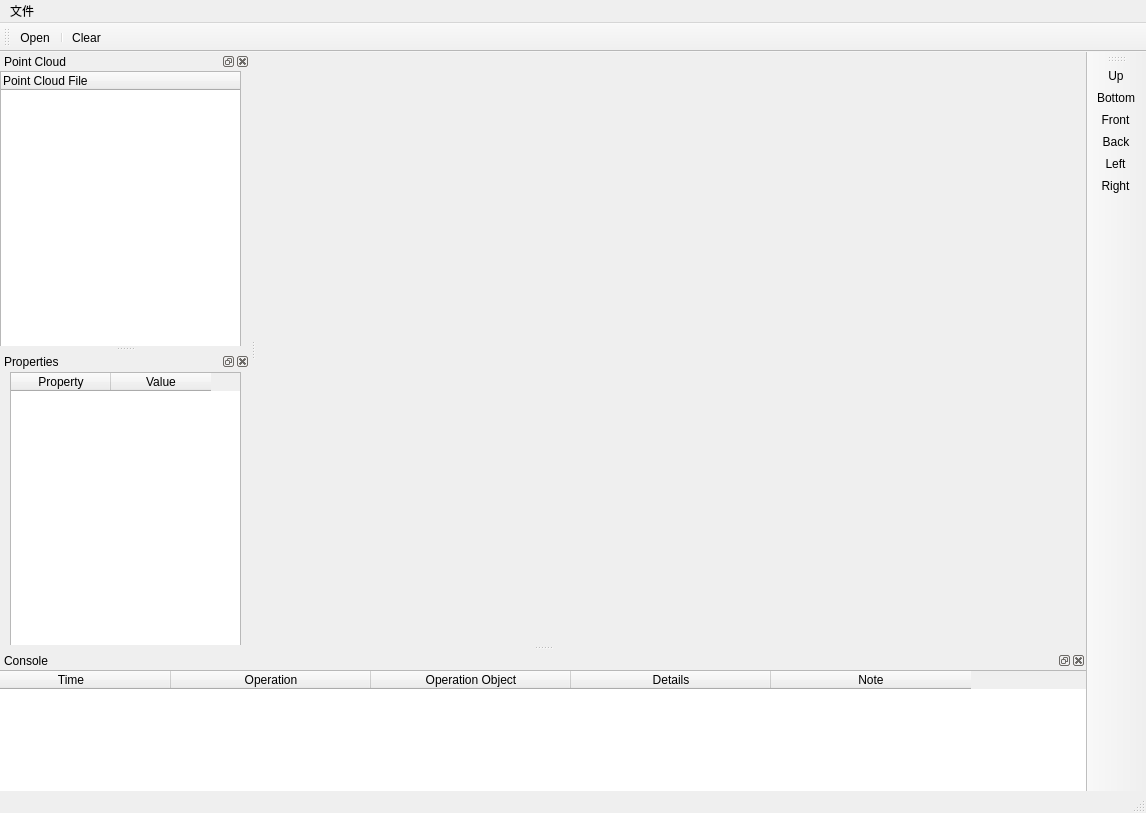
<?xml version="1.0" encoding="UTF-8"?>
<ui version="4.0">
 <class>MainWindow</class>
 <widget class="QMainWindow" name="MainWindow">
  <property name="geometry">
   <rect>
    <x>0</x>
    <y>0</y>
    <width>1146</width>
    <height>813</height>
   </rect>
  </property>
  <property name="windowTitle">
   <string>PCViewer</string>
  </property>
  <widget class="QWidget" name="centralWidget">
   <widget class="QVTKWidget" name="qvtkWidget">
    <property name="geometry">
     <rect>
      <x>0</x>
      <y>0</y>
      <width>1001</width>
      <height>651</height>
     </rect>
    </property>
   </widget>
  </widget>
  <widget class="QMenuBar" name="menuBar">
   <property name="geometry">
    <rect>
     <x>0</x>
     <y>0</y>
     <width>1146</width>
     <height>26</height>
    </rect>
   </property>
   <widget class="QMenu" name="menu">
    <property name="title">
     <string>文件</string>
    </property>
    <addaction name="actionOpen"/>
   </widget>
   <addaction name="menu"/>
  </widget>
  <widget class="QStatusBar" name="statusBar"/>
  <widget class="QToolBar" name="toolBar">
   <property name="windowTitle">
    <string>toolBar</string>
   </property>
   <attribute name="toolBarArea">
    <enum>TopToolBarArea</enum>
   </attribute>
   <attribute name="toolBarBreak">
    <bool>false</bool>
   </attribute>
   <addaction name="actionOpen"/>
   <addaction name="separator"/>
   <addaction name="actionClear"/>
  </widget>
  <widget class="QToolBar" name="toolBar_2">
   <property name="windowTitle">
    <string>toolBar_2</string>
   </property>
   <attribute name="toolBarArea">
    <enum>RightToolBarArea</enum>
   </attribute>
   <attribute name="toolBarBreak">
    <bool>false</bool>
   </attribute>
   <addaction name="actionUp"/>
   <addaction name="actionBottom"/>
   <addaction name="actionFront"/>
   <addaction name="actionBack"/>
   <addaction name="actionLeft"/>
   <addaction name="actionRight"/>
  </widget>
  <widget class="QDockWidget" name="dataDock">
   <property name="minimumSize">
    <size>
     <width>250</width>
     <height>235</height>
    </size>
   </property>
   <property name="windowTitle">
    <string>Point Cloud</string>
   </property>
   <attribute name="dockWidgetArea">
    <number>1</number>
   </attribute>
   <widget class="QWidget" name="dockWidgetContents">
    <widget class="QTreeWidget" name="dataTree">
     <property name="geometry">
      <rect>
       <x>0</x>
       <y>0</y>
       <width>241</width>
       <height>301</height>
      </rect>
     </property>
     <property name="minimumSize">
      <size>
       <width>0</width>
       <height>180</height>
      </size>
     </property>
     <column>
      <property name="text">
       <string notr="true">Point Cloud File</string>
      </property>
     </column>
    </widget>
   </widget>
  </widget>
  <widget class="QDockWidget" name="propertyDock">
   <property name="minimumSize">
    <size>
     <width>250</width>
     <height>235</height>
    </size>
   </property>
   <property name="windowTitle">
    <string>Properties</string>
   </property>
   <attribute name="dockWidgetArea">
    <number>1</number>
   </attribute>
   <widget class="QWidget" name="dockWidgetContents_2">
    <widget class="QTableWidget" name="propertyTable">
     <property name="geometry">
      <rect>
       <x>10</x>
       <y>1</y>
       <width>231</width>
       <height>291</height>
      </rect>
     </property>
     <property name="minimumSize">
      <size>
       <width>0</width>
       <height>180</height>
      </size>
     </property>
     <column>
      <property name="text">
       <string>Property</string>
      </property>
     </column>
     <column>
      <property name="text">
       <string>Value</string>
      </property>
     </column>
    </widget>
   </widget>
  </widget>
  <widget class="QDockWidget" name="Consoledock">
   <property name="minimumSize">
    <size>
     <width>200</width>
     <height>140</height>
    </size>
   </property>
   <property name="windowTitle">
    <string>Console</string>
   </property>
   <attribute name="dockWidgetArea">
    <number>8</number>
   </attribute>
   <widget class="QWidget" name="dockWidgetContents_3">
    <widget class="QTableWidget" name="tableWidget">
     <property name="geometry">
      <rect>
       <x>-30</x>
       <y>0</y>
       <width>1131</width>
       <height>192</height>
      </rect>
     </property>
     <attribute name="horizontalHeaderDefaultSectionSize">
      <number>200</number>
     </attribute>
     <column>
      <property name="text">
       <string>Time</string>
      </property>
     </column>
     <column>
      <property name="text">
       <string>Operation</string>
      </property>
     </column>
     <column>
      <property name="text">
       <string>Operation Object</string>
      </property>
     </column>
     <column>
      <property name="text">
       <string>Details</string>
      </property>
     </column>
     <column>
      <property name="text">
       <string>Note</string>
      </property>
     </column>
    </widget>
   </widget>
  </widget>
  <action name="actionOpen">
   <property name="icon">
    <iconset resource="PCLView.qrc">
     <normaloff>:/PointCloudVision/image/add.png</normaloff>:/PointCloudVision/image/add.png</iconset>
   </property>
   <property name="text">
    <string>Open</string>
   </property>
   <property name="shortcut">
    <string>Ctrl+O</string>
   </property>
  </action>
  <action name="actionUp">
   <property name="icon">
    <iconset resource="PCLView.qrc">
     <normaloff>:/PointCloudVision/image/up.png</normaloff>:/PointCloudVision/image/up.png</iconset>
   </property>
   <property name="text">
    <string>Up</string>
   </property>
  </action>
  <action name="actionBottom">
   <property name="icon">
    <iconset resource="PCLView.qrc">
     <normaloff>:/PointCloudVision/image/bottom.png</normaloff>:/PointCloudVision/image/bottom.png</iconset>
   </property>
   <property name="text">
    <string>Bottom</string>
   </property>
  </action>
  <action name="actionFront">
   <property name="icon">
    <iconset resource="PCLView.qrc">
     <normaloff>:/PointCloudVision/image/front.png</normaloff>:/PointCloudVision/image/front.png</iconset>
   </property>
   <property name="text">
    <string>Front</string>
   </property>
  </action>
  <action name="actionBack">
   <property name="icon">
    <iconset resource="PCLView.qrc">
     <normaloff>:/PointCloudVision/image/back.png</normaloff>:/PointCloudVision/image/back.png</iconset>
   </property>
   <property name="text">
    <string>Back</string>
   </property>
  </action>
  <action name="actionLeft">
   <property name="icon">
    <iconset resource="PCLView.qrc">
     <normaloff>:/PointCloudVision/image/left.png</normaloff>:/PointCloudVision/image/left.png</iconset>
   </property>
   <property name="text">
    <string>Left</string>
   </property>
  </action>
  <action name="actionRight">
   <property name="icon">
    <iconset resource="PCLView.qrc">
     <normaloff>:/PointCloudVision/image/right.png</normaloff>:/PointCloudVision/image/right.png</iconset>
   </property>
   <property name="text">
    <string>Right</string>
   </property>
  </action>
  <action name="actionClear">
   <property name="checkable">
    <bool>false</bool>
   </property>
   <property name="icon">
    <iconset resource="PCLView.qrc">
     <normaloff>:/PointCloudVision/image/clear.png</normaloff>:/PointCloudVision/image/clear.png</iconset>
   </property>
   <property name="text">
    <string>Clear</string>
   </property>
  </action>
 </widget>
 <layoutdefault spacing="6" margin="11"/>
 <customwidgets>
  <customwidget>
   <class>QVTKWidget</class>
   <extends>QWidget</extends>
   <header>QVTKWidget.h</header>
  </customwidget>
 </customwidgets>
 <resources>
  <include location="PCLView.qrc"/>
 </resources>
 <connections/>
 <slots>
  <slot>OnFileOpen()</slot>
 </slots>
</ui>
